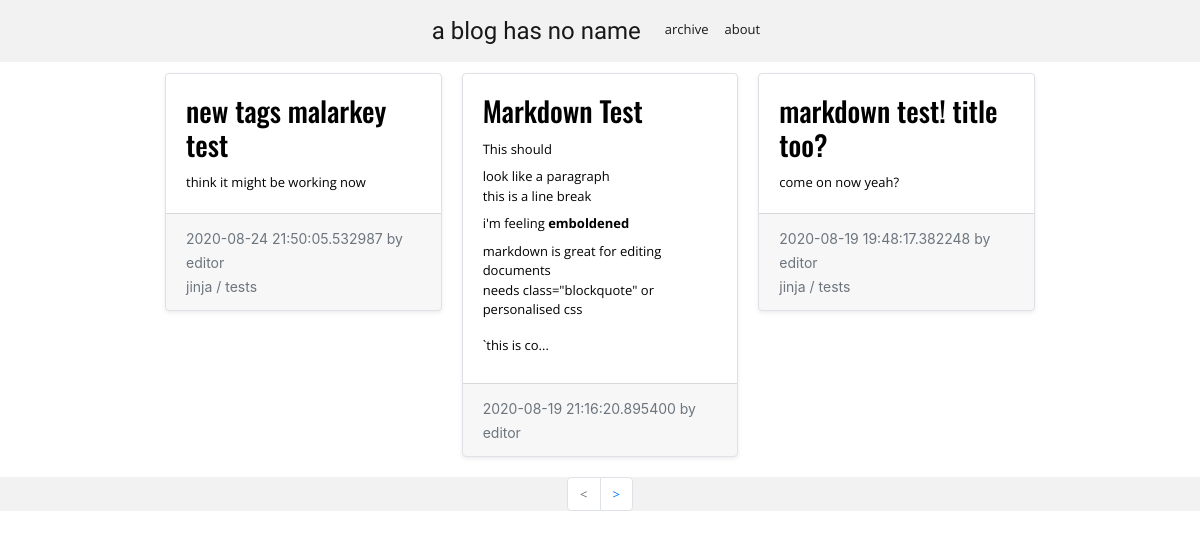
The page /index on the database as committed earlier.
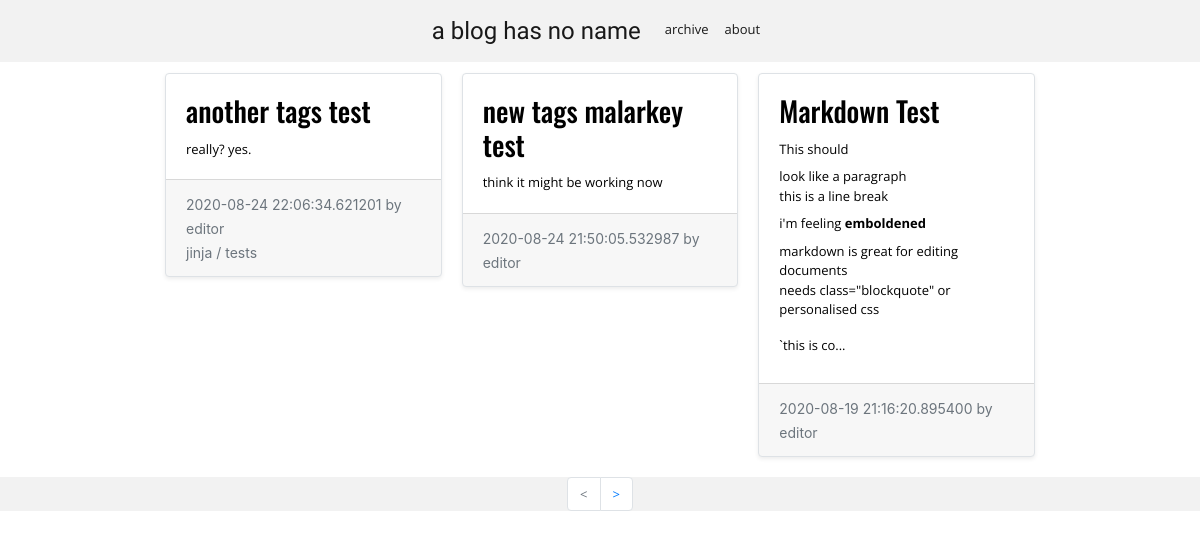
The same page on the database as committed later.
### app/models.py (models this page shows, shortened)
class Post(db.Model):
    id = db.Column(db.Integer, primary_key=True)
    title = db.Column(db.String(250))
    body = db.Column(db.Text)
    timestamp = db.Column(db.DateTime, index=True, default=datetime.utcnow)
    author = db.Column(db.String(64))
    tags = db.relationship('Tag', secondary=tags, lazy='subquery',
        backref=db.backref('posts', lazy=True))
    published = db.Column(db.Boolean)
    slug = db.Column(db.String(300), unique=True, index=True)

class Tag(db.Model):
    id = db.Column(db.Integer, primary_key=True)
    tag = db.Column(db.String(64), index=True, unique=True)

### app/routes.py (the view)
@app.route('/')
@app.route('/index')
def index():
    page = request.args.get('page', 1, type=int)
    posts = Post.query.filter_by(published=1).order_by(Post.timestamp.desc()).paginate(
        page, app.config['POSTS_PER_PAGE'], False)
    for item in posts.items:
        if item.body and len(item.body) > app.config['BLURB_LENGTH']:
            item.body = item.body[:app.config['BLURB_LENGTH']] + '...'
            item.body = Markup(markdown.markdown(item.body))
    next_url = url_for('index', page=posts.next_num) \
        if posts.has_next else None
    prev_url = url_for('index', page=posts.prev_num) \
        if posts.has_prev else None
    return render_template('index.html', title='Home', posts=posts.items, next_url=next_url, prev_url=prev_url)

### app/templates/index.html
{% extends "base.html" %}
{% block app_content %}
<div class="row">
    <div class="col-sm-12 order-sm-first py-2">
        <div class="card-columns">
        {% for post in posts %}
            {% include '_post.html' %}
        {% endfor %}
        </div>
    </div>
</div>
{% endblock %}

### app/templates/base.html (shortened to what this page needs)
{% extends "bootstrap.html" %}
{% block navbar %}
    <nav class="navbar fixed-top navbar-expand navbar-light">
        <div class="mx-auto d-flex d-block flex-nowrap">
            <a class="navbar-brand pagetitle" href="{{ url_for('index') }}">a blog has no name</a>
            <div id="navbarNavDropdown">
                <ul class="navbar-nav opensans pt-1">
                    <li class="nav-item active">
                        <a class="nav-link" href="">archive</a>
                    </li>
                    <li class="nav-item active">
                        <a class="nav-link" href="">about</a>
                    </li>
                </ul>
            </div>
        </div>
    </nav>
{% endblock %}
{% block content %}
    <div class="container-fluid maxWidth">
        {% block app_content %}{% endblock %}
    </div>
    {% if posts %}
    <nav aria-label="Post navigation">
        <ul class="pagination justify-content-center">
            <li class="page-item{% if not prev_url %} disabled{% endif %}">
                <a class="page-link" href="{{ prev_url or '#' }}">
                    <
                </a>
            </li>
            <li class="page-item">
                <a class="page-link" href="{{ next_url or '#' }}">
                    >
                </a>
            </li>
        </ul>
    </nav>
    {% endif %}
{% endblock %}

### app/templates/bootstrap.html (shortened to what this page needs)
<!doctype html>
<html lang="en">
    <head>
        {{ bootstrap.load_css() }}
        <link href="{{ url_for('static', filename='styles.css') }}" rel="stylesheet">
    </head>
    <body>
        <div class="container-fluid maxWidth px-0">
        {% block navbar %}{% endblock %}
        </div>
        {% block content %}{% endblock %}
    </body>
</html>

### app/templates/_post.html (shortened to what this page needs)
<div class="card border shadow-sm">
    <div class="card-body">
            <h3 class="card-title">
            {% if posts %}
            <a class="linkhide" href="{{ url_for('post', slug=post.slug) }}">{{ post.title }}
            </a>
            {% else %}
            {{ post.title }}
            {% endif %}
            </h3>
            <p class="card-text">
            {% if posts %}
            <a class="linkhide" href="{{ url_for('post', slug=post.slug) }}">
            {{ post.body }}
            </a>
            {% else %}
            {{ post.body }}
            {% endif %}
            </p>
    </div>
    <div class="card-footer">
        <small class="text-muted">{{ post.timestamp }} by {{ post.author }}</small>
        <br>
        <small class="text-muted">
        {% for tag in post.tags %}
            {% if post.tags|length > 1 and (tag != post.tags|last) %}
                {{ tag.tag + " /" }}
            {% else %}
                {{ tag.tag }}
            {% endif %}
        {% endfor %}
        </small>
    </div>
</div>

### app/static/styles.css (style rules this page uses)
body { padding-top:65px; }
.pagetitle { font-family: Nova Cut; font-size: 18pt; }
p { margin-bottom: 8px; }
.opensans, li, p { font-family: Open Sans; font-size: small; }
a { word-wrap: break-word; }
.oswald, h3, h1, h5 { font-family: Oswald; }
.maxWidth { max-width: 900px; }
nav { background-color: #f2f2f2; }
.linkhide:link { color: #000000; text-decoration: none; }
.card-columns { column-count: 1; }
@media (min-width: 576px) { .card-columns { column-count: 2; } }
@media (min-width: 768px) { .card-columns { column-count: 3; } }

Rows that differ between the two databases and show on the page:
no longer on this page (row unchanged): Post: title "markdown test! title too?", body "come on now yeah?", timestamp "2020-08-19 19:48:17.382248", author "editor", Tag (tag "jinja /"), Tag (tag "tests")
added Post: title "another tags test", body "really? yes.", timestamp "2020-08-24 22:06:34.621201", author "editor", Tag (tag "jinja /"), Tag (tag "tests")
changed Post "new tags malarkey test": loses Tag (tag "jinja /"); loses Tag (tag "tests")
